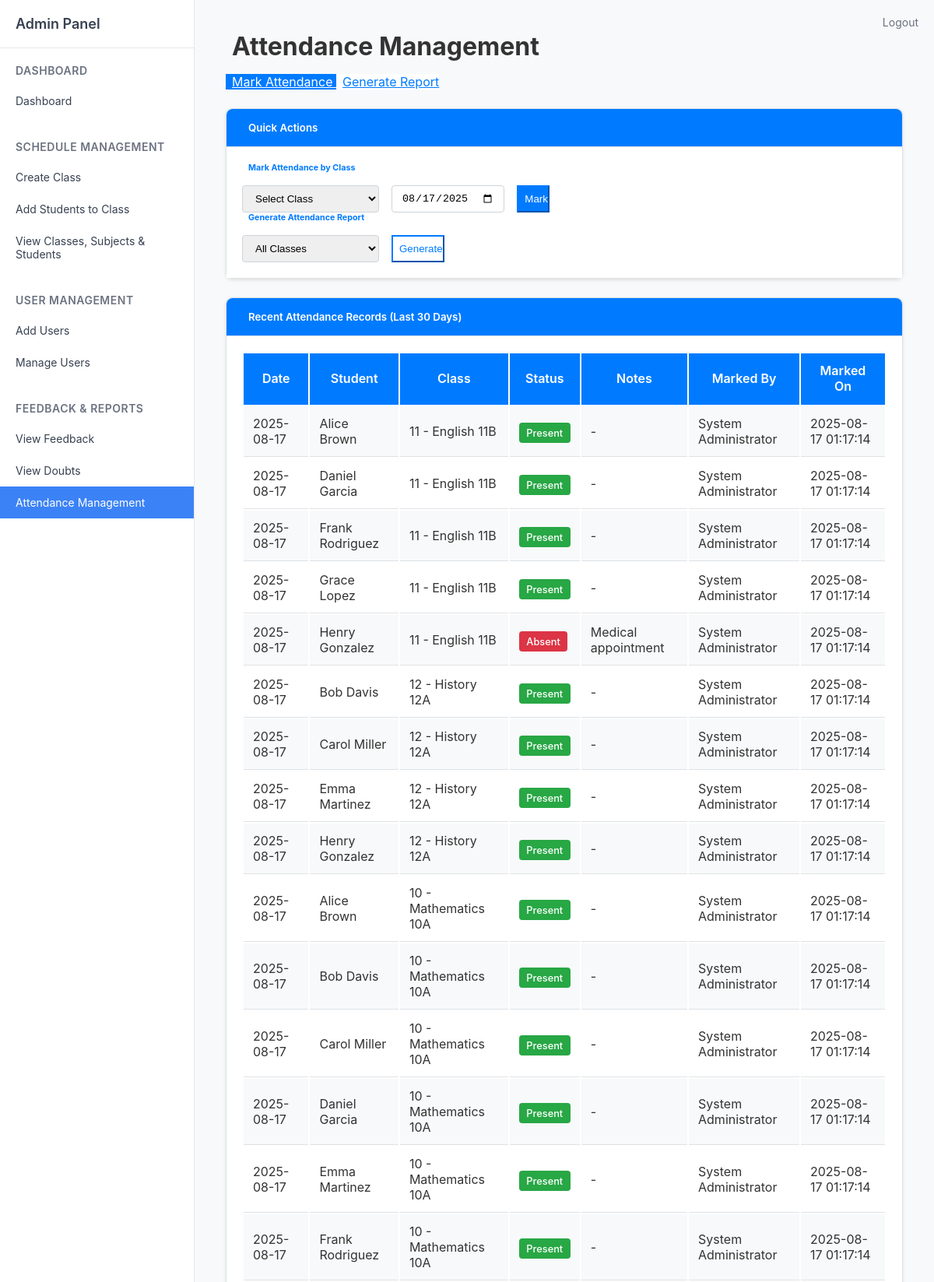
Page /admin/attendance (signed in, upper part) on the committed database.
### tables this page shows
CREATE TABLE attendance (
                id INTEGER PRIMARY KEY AUTOINCREMENT,
                student_id INTEGER NOT NULL,
                class_id INTEGER NOT NULL,
                attendance_date DATE NOT NULL,
                status TEXT NOT NULL DEFAULT 'present',  -- present, absent, late, excused
                marked_by INTEGER NOT NULL,  -- Teacher or admin who marked attendance
                marked_on DATETIME DEFAULT CURRENT_TIMESTAMP,
                notes TEXT,  -- Optional notes about attendance (reason for absence, etc.)
                FOREIGN KEY (student_id) REFERENCES users(id) ON DELETE CASCADE,
                FOREIGN KEY (class_id) REFERENCES classes(id) ON DELETE CASCADE,
                FOREIGN KEY (marked_by) REFERENCES users(id),
                UNIQUE(student_id, class_id, attendance_date)
            );

CREATE TABLE users (
            id INTEGER PRIMARY KEY AUTOINCREMENT,
            username TEXT UNIQUE NOT NULL,
            password TEXT NOT NULL,
            role TEXT NOT NULL DEFAULT 'student',
            email TEXT,
            name TEXT,
            phone TEXT,
            address TEXT,
            created_by INTEGER,
            created_on DATETIME DEFAULT CURRENT_TIMESTAMP,
            updated_by INTEGER,
            updated_on DATETIME,
            FOREIGN KEY (created_by) REFERENCES users(id)
        );

CREATE TABLE "classes" (
                    id INTEGER PRIMARY KEY AUTOINCREMENT,
                    name TEXT NOT NULL,
                    type TEXT DEFAULT 'regular',
                    description TEXT,
                    grade_level TEXT,
                    section TEXT,
                    schedule_days TEXT,
                    schedule_time_start TEXT,
                    schedule_time_end TEXT,
                    schedule_pdf_path TEXT,
                    meeting_link TEXT,
                    max_students INTEGER DEFAULT 30,
                    status TEXT DEFAULT 'active',
                    created_by INTEGER,
                    created_on DATETIME DEFAULT CURRENT_TIMESTAMP,
                    updated_by INTEGER,
                    updated_on DATETIME,
                    FOREIGN KEY (created_by) REFERENCES users(id),
                    FOREIGN KEY (updated_by) REFERENCES users(id)
                );

### routes/admin.py (the view)
@admin_bp.route('/attendance')
def attendance():
    if 'role' not in session or session['role'] != 'admin':
        return redirect(url_for('auth.login'))
    conn = get_db()
    cur = conn.cursor()
    try:
        cur.execute('''
            SELECT id, name, grade_level
            FROM classes
            WHERE status = 'active'
            ORDER BY grade_level, name
        ''')
        classes = cur.fetchall()
        cur.execute('''
            SELECT
                a.id,
                a.attendance_date,
                a.status,
                a.notes,
                u.name as student_name,
                c.name as class_name,
                c.grade_level,
                marker.name as marked_by_name,
                a.marked_on
            FROM attendance a
            JOIN users u ON a.student_id = u.id
            JOIN classes c ON a.class_id = c.id
            JOIN users marker ON a.marked_by = marker.id
            WHERE a.attendance_date >= date('now', '-30 days')
            ORDER BY a.attendance_date DESC, c.name, u.name
        ''')
        attendance_records = cur.fetchall()
        return render_template('admin/attendance.html',
                             classes=classes,
                             attendance_records=attendance_records)
    except Exception as e:
        flash(f'Error loading attendance data: {str(e)}', 'error')
        return redirect(url_for('admin.dashboard'))
    finally:
        conn.close()

### routes/admin.py (called while the page is built)
def get_db():
    return sqlite3.connect('users.db')

### templates/admin/attendance.html (shortened to what this page needs)
{% extends "admin/sidebar.html" %}
{% block content %}
<div class="container-fluid">
    <div class="row">
        <div class="col-12">
            <div class="mb-4">
                <h1 class="h3 mb-3">
                    Attendance Management
                </h1>
                <div class="btn-group">
                    <a href="{{ url_for('admin.mark_attendance') }}" class="btn btn-primary">
                         Mark Attendance
                    </a>
                    <a href="{{ url_for('admin.attendance_report') }}" class="btn btn-outline-primary">
                         Generate Report
                    </a>
                </div>
            </div>
            <div class="card mb-4">
                <div class="card-header" style="background-color: #007bff; color: white;">
                    <h5 class="mb-0">
                         Quick Actions
                    </h5>
                </div>
                <div class="card-body">
                    <div class="row">
                        <div class="col-md-6">
                            <h6 class="text-primary mb-3">
                                 Mark Attendance by Class
                            </h6>
                            <form method="GET" action="{{ url_for('admin.mark_attendance') }}" class="d-flex gap-2">
                                <select name="class_id" class="form-select me-2" required>
                                    <option value="">Select Class</option>
                                </select>
                                <input type="date" name="date" class="form-control me-2" required>
                                <button type="submit" class="btn btn-primary">
                                     Mark
                                </button>
                            </form>
                        </div>
                        <div class="col-md-6">
                            <h6 class="text-primary mb-3">
                                 Generate Attendance Report
                            </h6>
                            <form method="GET" action="{{ url_for('admin.attendance_report') }}" class="d-flex gap-2">
                                <select name="class_id" class="form-select me-2">
                                    <option value="">All Classes</option>
                                </select>
                                <button type="submit" class="btn btn-outline-primary">
                                     Generate
                                </button>
                            </form>
                        </div>
                    </div>
                </div>
            </div>
            <div class="card">
                <div class="card-header" style="background-color: #007bff; color: white;">
                    <h5 class="mb-0">
                         Recent Attendance Records (Last 30 Days)
                    </h5>
                </div>
                <div class="card-body">
                    {% if attendance_records %}
                    <div class="table-responsive">
                        <table class="table table-striped table-hover">
                            <thead style="background-color: #007bff; color: white;">
                                <tr>
                                    <th>Date</th>
                                    <th>Student</th>
                                    <th>Class</th>
                                    <th>Status</th>
                                    <th>Notes</th>
                                    <th>Marked By</th>
                                    <th>Marked On</th>
                                </tr>
                            </thead>
                            <tbody>
                                {% for record in attendance_records %}
                                <tr>
                                    <td>{{ record[1] }}</td>
                                    <td>{{ record[4] }}</td>
                                    <td>{{ record[6] }} - {{ record[5] }}</td>
                                    <td>
                                        {% if record[2] == 'present' %}
                                            <span class="badge bg-success">Present</span>
                                        {% elif record[2] == 'absent' %}
                                            <span class="badge bg-danger">Absent</span>
                                        {% elif record[2] == 'late' %}
                                            <span class="badge bg-warning">Late</span>
                                        {% elif record[2] == 'excused' %}
                                            <span class="badge bg-info">Excused</span>
                                        {% endif %}
                                    </td>
                                    <td>{{ record[3] or '-' }}</td>
                                    <td>{{ record[7] }}</td>
                                    <td>{{ record[8] }}</td>
                                </tr>
                                {% endfor %}
                            </tbody>
                        </table>
                    </div>
                    {% endif %}
                </div>
            </div>
        </div>
    </div>
</div>
{% endblock %}

### templates/admin/sidebar.html (style rules this page uses)
* { margin: 0; padding: 0; box-sizing: border-box; }
body { font-family: -apple-system, BlinkMacSystemFont, 'Segoe UI', Roboto, sans-serif; background-color: #f8f9fa; color: #333; }

### templates/admin/attendance.html (style rules this page uses)
.card { border: 1px solid #dee2e6; border-radius: 8px; box-shadow: 0 2px 4px rgba(0,0,0,0.1); margin-bottom: 1.5rem; }
.card-header { background-color: #007bff !important; color: white !important; border-bottom: 1px solid #dee2e6; padding: 1rem 1.25rem; border-radius: 8px 8px 0 0 !important; }
.card-header h5 { margin: 0; font-weight: 600; }
.card-body { padding: 1.25rem; background-color: white; }
.btn-primary { background-color: #007bff; border-color: #007bff; color: white; }
.btn-outline-primary { color: #007bff; border-color: #007bff; background-color: white; }
.form-select, .form-control { border: 1px solid #ced4da; border-radius: 4px; padding: 0.5rem 0.75rem; }
.table { margin-bottom: 0; }
.table thead th { background-color: #007bff !important; color: white !important; border-bottom: 2px solid #007bff; padding: 0.75rem; font-weight: 600; }
.table td { padding: 0.75rem; vertical-align: middle; border-bottom: 1px solid #dee2e6; }
.table-striped tbody tr:nth-of-type(odd) { background-color: #f8f9fa; }
.badge { font-size: 0.8rem; padding: 0.35rem 0.6rem; border-radius: 4px; font-weight: 500; }
.badge.bg-success { background-color: #28a745 !important; color: white; }
.badge.bg-danger { background-color: #dc3545 !important; color: white; }
.text-primary { color: #007bff !important; }
.mb-4 { margin-bottom: 1.5rem !important; }
.mb-3 { margin-bottom: 1rem !important; }
.me-2 { margin-right: 0.5rem !important; }
.d-flex { display: flex; }
.gap-2 { gap: 0.5rem; }

### rows in the picture
attendance: attendance_date "2025-08-17", name "Alice Brown", grade_level "11", name "English 11B", status "Present", notes "-", name "System Administrator", marked_on "2025-08-17 01:17:14"
attendance: attendance_date "2025-08-17", name "Daniel Garcia", grade_level "11", name "English 11B", status "Present", notes "-", name "System Administrator", marked_on "2025-08-17 01:17:14"
attendance: attendance_date "2025-08-17", name "Frank Rodriguez", grade_level "11", name "English 11B", status "Present", notes "-", name "System Administrator", marked_on "2025-08-17 01:17:14"
attendance: attendance_date "2025-08-17", name "Grace Lopez", grade_level "11", name "English 11B", status "Present", notes "-", name "System Administrator", marked_on "2025-08-17 01:17:14"
attendance: attendance_date "2025-08-17", name "Henry Gonzalez", grade_level "11", name "English 11B", status "Absent", notes "Medical appointment", name "System Administrator", marked_on "2025-08-17 01:17:14"
attendance: attendance_date "2025-08-17", name "Bob Davis", grade_level "12", name "History 12A", status "Present", notes "-", name "System Administrator", marked_on "2025-08-17 01:17:14"
attendance: attendance_date "2025-08-17", name "Carol Miller", grade_level "12", name "History 12A", status "Present", notes "-", name "System Administrator", marked_on "2025-08-17 01:17:14"
attendance: attendance_date "2025-08-17", name "Emma Martinez", grade_level "12", name "History 12A", status "Present", notes "-", name "System Administrator", marked_on "2025-08-17 01:17:14"
attendance: attendance_date "2025-08-17", name "Henry Gonzalez", grade_level "12", name "History 12A", status "Present", notes "-", name "System Administrator", marked_on "2025-08-17 01:17:14"
attendance: attendance_date "2025-08-17", name "Alice Brown", grade_level "10", name "Mathematics 10A", status "Present", notes "-", name "System Administrator", marked_on "2025-08-17 01:17:14"
attendance: attendance_date "2025-08-17", name "Bob Davis", grade_level "10", name "Mathematics 10A", status "Present", notes "-", name "System Administrator", marked_on "2025-08-17 01:17:14"
attendance: attendance_date "2025-08-17", name "Carol Miller", grade_level "10", name "Mathematics 10A", status "Present", notes "-", name "System Administrator", marked_on "2025-08-17 01:17:14"
attendance: attendance_date "2025-08-17", name "Daniel Garcia", grade_level "10", name "Mathematics 10A", status "Present", notes "-", name "System Administrator", marked_on "2025-08-17 01:17:14"
attendance: attendance_date "2025-08-17", name "Emma Martinez", grade_level "10", name "Mathematics 10A", status "Present", notes "-", name "System Administrator", marked_on "2025-08-17 01:17:14"
attendance: attendance_date "2025-08-17", name "Frank Rodriguez", grade_level "10", name "Mathematics 10A", status "Present", notes "-", name "System Administrator", marked_on "2025-08-17 01:17:14"
